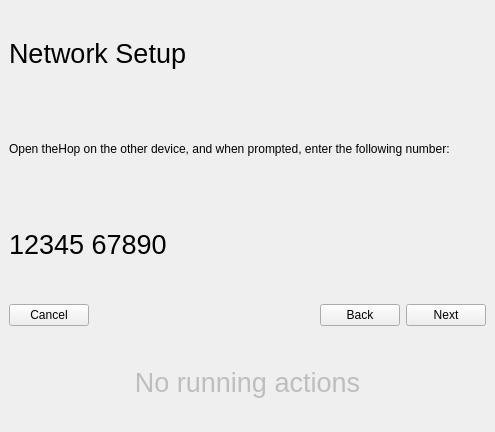
<?xml version="1.0" encoding="UTF-8"?>
<ui version="4.0">
 <class>TransferTo</class>
 <widget class="QDialog" name="TransferTo">
  <property name="geometry">
   <rect>
    <x>0</x>
    <y>0</y>
    <width>495</width>
    <height>432</height>
   </rect>
  </property>
  <property name="windowTitle">
   <string>Dialog</string>
  </property>
  <layout class="QVBoxLayout" name="verticalLayout">
   <property name="leftMargin">
    <number>0</number>
   </property>
   <property name="topMargin">
    <number>0</number>
   </property>
   <property name="rightMargin">
    <number>0</number>
   </property>
   <property name="bottomMargin">
    <number>0</number>
   </property>
   <item>
    <widget class="AnimatedStackedWidget" name="pages">
     <property name="currentIndex">
      <number>2</number>
     </property>
     <widget class="QWidget" name="page">
      <layout class="QVBoxLayout" name="verticalLayout_2">
       <item>
        <widget class="QLabel" name="label">
         <property name="font">
          <font>
           <pointsize>20</pointsize>
          </font>
         </property>
         <property name="text">
          <string>Transfer Type</string>
         </property>
        </widget>
       </item>
       <item>
        <widget class="QLabel" name="label_2">
         <property name="text">
          <string>How would you like to transfer data to this device?</string>
         </property>
        </widget>
       </item>
       <item>
        <layout class="QVBoxLayout" name="verticalLayout_3">
         <property name="spacing">
          <number>0</number>
         </property>
         <item>
          <widget class="QCommandLinkButton" name="useHardDisk">
           <property name="text">
            <string>Use an external hard disk</string>
           </property>
           <property name="icon">
            <iconset theme="drive-harddisk"/>
           </property>
           <property name="iconSize">
            <size>
             <width>32</width>
             <height>32</height>
            </size>
           </property>
           <property name="description">
            <string>Use an external storage device to transfer data to this device</string>
           </property>
          </widget>
         </item>
         <item>
          <widget class="QCommandLinkButton" name="useNetwork">
           <property name="text">
            <string>Use the network</string>
           </property>
           <property name="icon">
            <iconset theme="network-wireless"/>
           </property>
           <property name="iconSize">
            <size>
             <width>32</width>
             <height>32</height>
            </size>
           </property>
           <property name="description">
            <string>Use the network to transfer data between two currently running devices</string>
           </property>
          </widget>
         </item>
        </layout>
       </item>
       <item>
        <spacer name="verticalSpacer">
         <property name="orientation">
          <enum>Qt::Vertical</enum>
         </property>
         <property name="sizeHint" stdset="0">
          <size>
           <width>20</width>
           <height>40</height>
          </size>
         </property>
        </spacer>
       </item>
      </layout>
     </widget>
     <widget class="QWidget" name="page_2"/>
     <widget class="QWidget" name="page_3">
      <layout class="QVBoxLayout" name="verticalLayout_5">
       <item>
        <widget class="QLabel" name="label_3">
         <property name="font">
          <font>
           <pointsize>20</pointsize>
          </font>
         </property>
         <property name="text">
          <string>Network Setup</string>
         </property>
        </widget>
       </item>
       <item>
        <widget class="QLabel" name="label_4">
         <property name="text">
          <string>Open theHop on the other device, and when prompted, enter the following number:</string>
         </property>
        </widget>
       </item>
       <item>
        <widget class="QLabel" name="NumberCode">
         <property name="font">
          <font>
           <pointsize>20</pointsize>
          </font>
         </property>
         <property name="text">
          <string>12345 67890</string>
         </property>
         <property name="alignment">
          <set>Qt::AlignLeading|Qt::AlignLeft|Qt::AlignVCenter</set>
         </property>
        </widget>
       </item>
      </layout>
     </widget>
    </widget>
   </item>
   <item>
    <layout class="QHBoxLayout" name="horizontalLayout">
     <property name="leftMargin">
      <number>9</number>
     </property>
     <property name="topMargin">
      <number>0</number>
     </property>
     <property name="rightMargin">
      <number>9</number>
     </property>
     <property name="bottomMargin">
      <number>0</number>
     </property>
     <item>
      <widget class="QPushButton" name="cancelButton">
       <property name="text">
        <string>Cancel</string>
       </property>
       <property name="icon">
        <iconset theme="dialog-cancel"/>
       </property>
      </widget>
     </item>
     <item>
      <spacer name="horizontalSpacer">
       <property name="orientation">
        <enum>Qt::Horizontal</enum>
       </property>
       <property name="sizeHint" stdset="0">
        <size>
         <width>40</width>
         <height>20</height>
        </size>
       </property>
      </spacer>
     </item>
     <item>
      <widget class="QPushButton" name="backButton">
       <property name="text">
        <string>Back</string>
       </property>
       <property name="icon">
        <iconset theme="go-previous"/>
       </property>
      </widget>
     </item>
     <item>
      <widget class="QPushButton" name="nextButton">
       <property name="text">
        <string>Next</string>
       </property>
       <property name="icon">
        <iconset theme="go-next"/>
       </property>
      </widget>
     </item>
    </layout>
   </item>
   <item>
    <widget class="QFrame" name="TasksFrame">
     <property name="minimumSize">
      <size>
       <width>0</width>
       <height>100</height>
      </size>
     </property>
     <property name="frameShape">
      <enum>QFrame::NoFrame</enum>
     </property>
     <property name="frameShadow">
      <enum>QFrame::Raised</enum>
     </property>
     <layout class="QVBoxLayout" name="verticalLayout_4">
      <property name="leftMargin">
       <number>0</number>
      </property>
      <property name="topMargin">
       <number>1</number>
      </property>
      <property name="rightMargin">
       <number>0</number>
      </property>
      <property name="bottomMargin">
       <number>0</number>
      </property>
      <item>
       <widget class="QLabel" name="NoRunningActions">
        <property name="enabled">
         <bool>false</bool>
        </property>
        <property name="font">
         <font>
          <pointsize>20</pointsize>
         </font>
        </property>
        <property name="text">
         <string>No running actions</string>
        </property>
        <property name="alignment">
         <set>Qt::AlignCenter</set>
        </property>
       </widget>
      </item>
     </layout>
    </widget>
   </item>
  </layout>
 </widget>
 <customwidgets>
  <customwidget>
   <class>AnimatedStackedWidget</class>
   <extends>QStackedWidget</extends>
   <header>animatedstackedwidget.h</header>
   <container>1</container>
  </customwidget>
 </customwidgets>
 <resources/>
 <connections/>
</ui>
